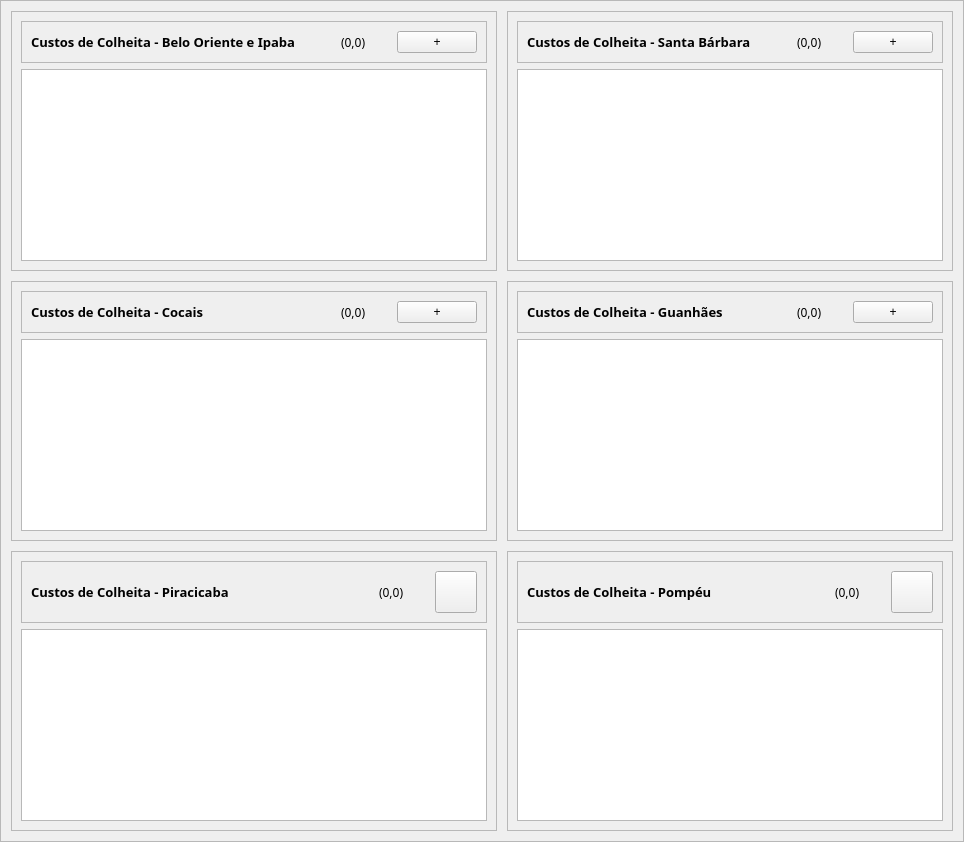
                <widget class="QWidget" name="colheita">
                 <layout class="QHBoxLayout" name="horizontalLayout_18">
                  <property name="spacing">
                   <number>0</number>
                  </property>
                  <property name="leftMargin">
                   <number>0</number>
                  </property>
                  <property name="topMargin">
                   <number>0</number>
                  </property>
                  <property name="rightMargin">
                   <number>0</number>
                  </property>
                  <property name="bottomMargin">
                   <number>0</number>
                  </property>
                  <item>
                   <widget class="QFrame" name="frame_28">
                    <property name="frameShape">
                     <enum>QFrame::StyledPanel</enum>
                    </property>
                    <property name="frameShadow">
                     <enum>QFrame::Raised</enum>
                    </property>
                    <layout class="QGridLayout" name="gridLayout_5">
                     <property name="leftMargin">
                      <number>10</number>
                     </property>
                     <property name="topMargin">
                      <number>10</number>
                     </property>
                     <property name="rightMargin">
                      <number>10</number>
                     </property>
                     <property name="bottomMargin">
                      <number>10</number>
                     </property>
                     <property name="spacing">
                      <number>10</number>
                     </property>
                     <item row="1" column="1">
                      <widget class="QFrame" name="frame_66">
                       <property name="frameShape">
                        <enum>QFrame::StyledPanel</enum>
                       </property>
                       <property name="frameShadow">
                        <enum>QFrame::Raised</enum>
                       </property>
                       <layout class="QVBoxLayout" name="verticalLayout_25">
                        <item>
                         <widget class="QFrame" name="frame_67">
                          <property name="frameShape">
                           <enum>QFrame::StyledPanel</enum>
                          </property>
                          <property name="frameShadow">
                           <enum>QFrame::Raised</enum>
                          </property>
                          <layout class="QHBoxLayout" name="horizontalLayout_32">
                           <item>
                            <widget class="QLabel" name="label_118">
                             <property name="font">
                              <font>
                               <family>Poppins SemiBold</family>
                               <pointsize>10</pointsize>
                               <weight>75</weight>
                               <bold>true</bold>
                              </font>
                             </property>
                             <property name="text">
                              <string>Custos de Colheita - Guanhães</string>
                             </property>
                            </widget>
                           </item>
                           <item>
                            <spacer name="horizontalSpacer_42">
                             <property name="orientation">
                              <enum>Qt::Horizontal</enum>
                             </property>
                             <property name="sizeHint" stdset="0">
                              <size>
                               <width>40</width>
                               <height>20</height>
                              </size>
                             </property>
                            </spacer>
                           </item>
                           <item>
                            <widget class="QLabel" name="label_22">
                             <property name="font">
                              <font>
                               <family>Poppins Medium</family>
                              </font>
                             </property>
                             <property name="text">
                              <string>(0,0)</string>
                             </property>
                            </widget>
                           </item>
                           <item>
                            <spacer name="horizontalSpacer_25">
                             <property name="orientation">
                              <enum>Qt::Horizontal</enum>
                             </property>
                             <property name="sizeType">
                              <enum>QSizePolicy::Fixed</enum>
                             </property>
                             <property name="sizeHint" stdset="0">
                              <size>
                               <width>25</width>
                               <height>20</height>
                              </size>
                             </property>
                            </spacer>
                           </item>
                           <item>
                            <widget class="QPushButton" name="button_open_11">
                             <property name="text">
                              <string>+</string>
                             </property>
                            </widget>
                           </item>
                          </layout>
                         </widget>
                        </item>
                        <item>
                         <widget class="QTableWidget" name="tab_11">
                          <property name="frameShadow">
                           <enum>QFrame::Plain</enum>
                          </property>
                          <property name="lineWidth">
                           <number>10</number>
                          </property>
                          <property name="sortingEnabled">
                           <bool>true</bool>
                          </property>
                          <attribute name="horizontalHeaderDefaultSectionSize">
                           <number>150</number>
                          </attribute>
                          <attribute name="horizontalHeaderMinimumSectionSize">
                           <number>50</number>
                          </attribute>
                          <attribute name="verticalHeaderVisible">
                           <bool>false</bool>
                          </attribute>
                          <attribute name="verticalHeaderDefaultSectionSize">
                           <number>80</number>
                          </attribute>
                          <attribute name="verticalHeaderMinimumSectionSize">
                           <number>40</number>
                          </attribute>
                         </widget>
                        </item>
                       </layout>
                      </widget>
                     </item>
                     <item row="1" column="0">
                      <widget class="QFrame" name="frame_64">
                       <property name="frameShape">
                        <enum>QFrame::StyledPanel</enum>
                       </property>
                       <property name="frameShadow">
                        <enum>QFrame::Raised</enum>
                       </property>
                       <layout class="QVBoxLayout" name="verticalLayout_24">
                        <item>
                         <widget class="QFrame" name="frame_65">
                          <property name="frameShape">
                           <enum>QFrame::StyledPanel</enum>
                          </property>
                          <property name="frameShadow">
                           <enum>QFrame::Raised</enum>
                          </property>
                          <layout class="QHBoxLayout" name="horizontalLayout_31">
                           <item>
                            <widget class="QLabel" name="label_117">
                             <property name="font">
                              <font>
                               <family>Poppins SemiBold</family>
                               <pointsize>10</pointsize>
                               <weight>75</weight>
                               <bold>true</bold>
                              </font>
                             </property>
                             <property name="text">
                              <string>Custos de Colheita - Cocais</string>
                             </property>
                            </widget>
                           </item>
                           <item>
                            <spacer name="horizontalSpacer_39">
                             <property name="orientation">
                              <enum>Qt::Horizontal</enum>
                             </property>
                             <property name="sizeHint" stdset="0">
                              <size>
                               <width>40</width>
                               <height>20</height>
                              </size>
                             </property>
                            </spacer>
                           </item>
                           <item>
                            <widget class="QLabel" name="label_21">
                             <property name="font">
                              <font>
                               <family>Poppins Medium</family>
                              </font>
                             </property>
                             <property name="text">
                              <string>(0,0)</string>
                             </property>
                            </widget>
                           </item>
                           <item>
                            <spacer name="horizontalSpacer_26">
                             <property name="orientation">
                              <enum>Qt::Horizontal</enum>
                             </property>
                             <property name="sizeType">
                              <enum>QSizePolicy::Fixed</enum>
                             </property>
                             <property name="sizeHint" stdset="0">
                              <size>
                               <width>25</width>
                               <height>20</height>
                              </size>
                             </property>
                            </spacer>
                           </item>
                           <item>
                            <widget class="QPushButton" name="button_open_10">
                             <property name="text">
                              <string>+</string>
                             </property>
                            </widget>
                           </item>
                          </layout>
                         </widget>
                        </item>
                        <item>
                         <widget class="QTableWidget" name="tab_10">
                          <property name="frameShadow">
                           <enum>QFrame::Plain</enum>
                          </property>
                          <property name="lineWidth">
                           <number>10</number>
                          </property>
                          <property name="sortingEnabled">
                           <bool>true</bool>
                          </property>
                          <attribute name="horizontalHeaderDefaultSectionSize">
                           <number>150</number>
                          </attribute>
                          <attribute name="horizontalHeaderMinimumSectionSize">
                           <number>50</number>
                          </attribute>
                          <attribute name="verticalHeaderVisible">
                           <bool>false</bool>
                          </attribute>
                          <attribute name="verticalHeaderDefaultSectionSize">
                           <number>80</number>
                          </attribute>
                          <attribute name="verticalHeaderMinimumSectionSize">
                           <number>40</number>
                          </attribute>
                         </widget>
                        </item>
                       </layout>
                      </widget>
                     </item>
                     <item row="0" column="0">
                      <widget class="QFrame" name="frame_68">
                       <property name="frameShape">
                        <enum>QFrame::StyledPanel</enum>
                       </property>
                       <property name="frameShadow">
                        <enum>QFrame::Raised</enum>
                       </property>
                       <layout class="QVBoxLayout" name="verticalLayout_26">
                        <item>
                         <widget class="QFrame" name="frame_69">
                          <property name="frameShape">
                           <enum>QFrame::StyledPanel</enum>
                          </property>
                          <property name="frameShadow">
                           <enum>QFrame::Raised</enum>
                          </property>
                          <layout class="QHBoxLayout" name="horizontalLayout_33">
                           <item>
                            <widget class="QLabel" name="label_119">
                             <property name="font">
                              <font>
                               <family>Poppins SemiBold</family>
                               <pointsize>10</pointsize>
                               <weight>75</weight>
                               <bold>true</bold>
                              </font>
                             </property>
                             <property name="text">
                              <string>Custos de Colheita - Belo Oriente e Ipaba</string>
                             </property>
                            </widget>
                           </item>
                           <item>
                            <spacer name="horizontalSpacer_38">
                             <property name="orientation">
                              <enum>Qt::Horizontal</enum>
                             </property>
                             <property name="sizeHint" stdset="0">
                              <size>
                               <width>40</width>
                               <height>20</height>
                              </size>
                             </property>
                            </spacer>
                           </item>
                           <item>
                            <widget class="QLabel" name="label_18">
                             <property name="font">
                              <font>
                               <family>Poppins Medium</family>
                              </font>
                             </property>
                             <property name="text">
                              <string>(0,0)</string>
                             </property>
                            </widget>
                           </item>
                           <item>
                            <spacer name="horizontalSpacer_23">
                             <property name="orientation">
                              <enum>Qt::Horizontal</enum>
                             </property>
                             <property name="sizeType">
                              <enum>QSizePolicy::Fixed</enum>
                             </property>
                             <property name="sizeHint" stdset="0">
                              <size>
                               <width>25</width>
                               <height>20</height>
                              </size>
                             </property>
                            </spacer>
                           </item>
                           <item>
                            <widget class="QPushButton" name="button_open_12">
                             <property name="text">
                              <string>+</string>
                             </property>
                            </widget>
                           </item>
                          </layout>
                         </widget>
                        </item>
                        <item>
                         <widget class="QTableWidget" name="tab_12">
                          <property name="frameShadow">
                           <enum>QFrame::Plain</enum>
                          </property>
                          <property name="lineWidth">
                           <number>10</number>
                          </property>
                          <property name="sortingEnabled">
                           <bool>true</bool>
                          </property>
                          <attribute name="horizontalHeaderDefaultSectionSize">
                           <number>150</number>
                          </attribute>
                          <attribute name="horizontalHeaderMinimumSectionSize">
                           <number>50</number>
                          </attribute>
                          <attribute name="verticalHeaderVisible">
                           <bool>false</bool>
                          </attribute>
                          <attribute name="verticalHeaderDefaultSectionSize">
                           <number>80</number>
                          </attribute>
                          <attribute name="verticalHeaderMinimumSectionSize">
                           <number>40</number>
                          </attribute>
                         </widget>
                        </item>
                       </layout>
                      </widget>
                     </item>
                     <item row="0" column="1">
                      <widget class="QFrame" name="frame_70">
                       <property name="frameShape">
                        <enum>QFrame::StyledPanel</enum>
                       </property>
                       <property name="frameShadow">
                        <enum>QFrame::Raised</enum>
                       </property>
                       <layout class="QVBoxLayout" name="verticalLayout_27">
                        <item>
                         <widget class="QFrame" name="frame_71">
                          <property name="frameShape">
                           <enum>QFrame::StyledPanel</enum>
                          </property>
                          <property name="frameShadow">
                           <enum>QFrame::Raised</enum>
                          </property>
                          <layout class="QHBoxLayout" name="horizontalLayout_34">
                           <item>
                            <widget class="QLabel" name="label_120">
                             <property name="font">
                              <font>
                               <family>Poppins SemiBold</family>
                               <pointsize>10</pointsize>
                               <weight>75</weight>
                               <bold>true</bold>
                              </font>
                             </property>
                             <property name="text">
                              <string>Custos de Colheita - Santa Bárbara</string>
                             </property>
                            </widget>
                           </item>
                           <item>
                            <spacer name="horizontalSpacer_41">
                             <property name="orientation">
                              <enum>Qt::Horizontal</enum>
                             </property>
                             <property name="sizeHint" stdset="0">
                              <size>
                               <width>40</width>
                               <height>20</height>
                              </size>
                             </property>
                            </spacer>
                           </item>
                           <item>
                            <widget class="QLabel" name="label_23">
                             <property name="font">
                              <font>
                               <family>Poppins Medium</family>
                              </font>
                             </property>
                             <property name="text">
                              <string>(0,0)</string>
                             </property>
                            </widget>
                           </item>
                           <item>
                            <spacer name="horizontalSpacer_24">
                             <property name="orientation">
                              <enum>Qt::Horizontal</enum>
                             </property>
                             <property name="sizeType">
                              <enum>QSizePolicy::Fixed</enum>
                             </property>
                             <property name="sizeHint" stdset="0">
                              <size>
                               <width>25</width>
                               <height>20</height>
                              </size>
                             </property>
                            </spacer>
                           </item>
                           <item>
                            <widget class="QPushButton" name="button_open_13">
                             <property name="text">
                              <string>+</string>
                             </property>
                            </widget>
                           </item>
                          </layout>
                         </widget>
                        </item>
                        <item>
                         <widget class="QTableWidget" name="tab_13">
                          <property name="frameShadow">
                           <enum>QFrame::Plain</enum>
                          </property>
                          <property name="lineWidth">
                           <number>10</number>
                          </property>
                          <property name="sortingEnabled">
                           <bool>true</bool>
                          </property>
                          <attribute name="horizontalHeaderDefaultSectionSize">
                           <number>150</number>
                          </attribute>
                          <attribute name="horizontalHeaderMinimumSectionSize">
                           <number>50</number>
                          </attribute>
                          <attribute name="verticalHeaderVisible">
                           <bool>false</bool>
                          </attribute>
                          <attribute name="verticalHeaderDefaultSectionSize">
                           <number>80</number>
                          </attribute>
                          <attribute name="verticalHeaderMinimumSectionSize">
                           <number>40</number>
                          </attribute>
                         </widget>
                        </item>
                       </layout>
                      </widget>
                     </item>
                     <item row="2" column="0">
                      <widget class="QFrame" name="frame_29">
                       <property name="frameShape">
                        <enum>QFrame::StyledPanel</enum>
                       </property>
                       <property name="frameShadow">
                        <enum>QFrame::Raised</enum>
                       </property>
                       <layout class="QVBoxLayout" name="verticalLayout_19">
                        <item>
                         <widget class="QFrame" name="frame_48">
                          <property name="frameShape">
                           <enum>QFrame::StyledPanel</enum>
                          </property>
                          <property name="frameShadow">
                           <enum>QFrame::Raised</enum>
                          </property>
                          <layout class="QHBoxLayout" name="horizontalLayout_22">
                           <item>
                            <widget class="QLabel" name="label_95">
                             <property name="font">
                              <font>
                               <family>Poppins SemiBold</family>
                               <pointsize>10</pointsize>
                               <weight>75</weight>
                               <bold>true</bold>
                              </font>
                             </property>
                             <property name="text">
                              <string>Custos de Colheita - Piracicaba</string>
                             </property>
                            </widget>
                           </item>
                           <item>
                            <spacer name="horizontalSpacer_40">
                             <property name="orientation">
                              <enum>Qt::Horizontal</enum>
                             </property>
                             <property name="sizeHint" stdset="0">
                              <size>
                               <width>40</width>
                               <height>20</height>
                              </size>
                             </property>
                            </spacer>
                           </item>
                           <item>
                            <widget class="QLabel" name="label_19">
                             <property name="font">
                              <font>
                               <family>Poppins Medium</family>
                              </font>
                             </property>
                             <property name="text">
                              <string>(0,0)</string>
                             </property>
                            </widget>
                           </item>
                           <item>
                            <spacer name="horizontalSpacer_27">
                             <property name="orientation">
                              <enum>Qt::Horizontal</enum>
                             </property>
                             <property name="sizeType">
                              <enum>QSizePolicy::Fixed</enum>
                             </property>
                             <property name="sizeHint" stdset="0">
                              <size>
                               <width>25</width>
                               <height>20</height>
                              </size>
                             </property>
                            </spacer>
                           </item>
                           <item>
                            <widget class="QPushButton" name="button_open_8">
                             <property name="minimumSize">
                              <size>
                               <width>42</width>
                               <height>42</height>
                              </size>
                             </property>
                             <property name="text">
                              <string/>
                             </property>
                            </widget>
                           </item>
                          </layout>
                         </widget>
                        </item>
                        <item>
                         <widget class="QTableWidget" name="tab_8">
                          <property name="frameShadow">
                           <enum>QFrame::Plain</enum>
                          </property>
                          <property name="lineWidth">
                           <number>10</number>
                          </property>
                          <property name="sortingEnabled">
                           <bool>true</bool>
                          </property>
                          <attribute name="horizontalHeaderDefaultSectionSize">
                           <number>150</number>
                          </attribute>
                          <attribute name="horizontalHeaderMinimumSectionSize">
                           <number>50</number>
                          </attribute>
                          <attribute name="verticalHeaderVisible">
                           <bool>false</bool>
                          </attribute>
                          <attribute name="verticalHeaderDefaultSectionSize">
                           <number>80</number>
                          </attribute>
                          <attribute name="verticalHeaderMinimumSectionSize">
                           <number>40</number>
                          </attribute>
                         </widget>
                        </item>
                       </layout>
                      </widget>
                     </item>
                     <item row="2" column="1">
                      <widget class="QFrame" name="frame_62">
                       <property name="frameShape">
                        <enum>QFrame::StyledPanel</enum>
                       </property>
                       <property name="frameShadow">
                        <enum>QFrame::Raised</enum>
                       </property>
                       <layout class="QVBoxLayout" name="verticalLayout_20">
                        <item>
                         <widget class="QFrame" name="frame_63">
                          <property name="frameShape">
                           <enum>QFrame::StyledPanel</enum>
                          </property>
                          <property name="frameShadow">
                           <enum>QFrame::Raised</enum>
                          </property>
                          <layout class="QHBoxLayout" name="horizontalLayout_23">
                           <item>
                            <widget class="QLabel" name="label_98">
                             <property name="font">
                              <font>
                               <family>Poppins SemiBold</family>
                               <pointsize>10</pointsize>
                               <weight>75</weight>
                               <bold>true</bold>
                              </font>
                             </property>
                             <property name="text">
                              <string>Custos de Colheita - Pompéu</string>
                             </property>
                            </widget>
                           </item>
                           <item>
                            <spacer name="horizontalSpacer_43">
                             <property name="orientation">
                              <enum>Qt::Horizontal</enum>
                             </property>
                             <property name="sizeHint" stdset="0">
                              <size>
                               <width>40</width>
                               <height>20</height>
                              </size>
                             </property>
                            </spacer>
                           </item>
                           <item>
                            <widget class="QLabel" name="label_20">
                             <property name="font">
                              <font>
                               <family>Poppins Medium</family>
                              </font>
                             </property>
                             <property name="text">
                              <string>(0,0)</string>
                             </property>
                            </widget>
                           </item>
                           <item>
                            <spacer name="horizontalSpacer_28">
                             <property name="orientation">
                              <enum>Qt::Horizontal</enum>
                             </property>
                             <property name="sizeType">
                              <enum>QSizePolicy::Fixed</enum>
                             </property>
                             <property name="sizeHint" stdset="0">
                              <size>
                               <width>25</width>
                               <height>20</height>
                              </size>
                             </property>
                            </spacer>
                           </item>
                           <item>
                            <widget class="QPushButton" name="button_open_9">
                             <property name="minimumSize">
                              <size>
                               <width>42</width>
                               <height>42</height>
                              </size>
                             </property>
                             <property name="text">
                              <string/>
                             </property>
                            </widget>
                           </item>
                          </layout>
                         </widget>
                        </item>
                        <item>
                         <widget class="QTableWidget" name="tab_9">
                          <property name="frameShadow">
                           <enum>QFrame::Plain</enum>
                          </property>
                          <property name="lineWidth">
                           <number>10</number>
                          </property>
                          <property name="sortingEnabled">
                           <bool>true</bool>
                          </property>
                          <attribute name="horizontalHeaderDefaultSectionSize">
                           <number>150</number>
                          </attribute>
                          <attribute name="horizontalHeaderMinimumSectionSize">
                           <number>50</number>
                          </attribute>
                          <attribute name="verticalHeaderVisible">
                           <bool>false</bool>
                          </attribute>
                          <attribute name="verticalHeaderDefaultSectionSize">
                           <number>80</number>
                          </attribute>
                          <attribute name="verticalHeaderMinimumSectionSize">
                           <number>40</number>
                          </attribute>
                         </widget>
                        </item>
                       </layout>
                      </widget>
                     </item>
                    </layout>
                   </widget>
                  </item>
                 </layout>
                </widget>
